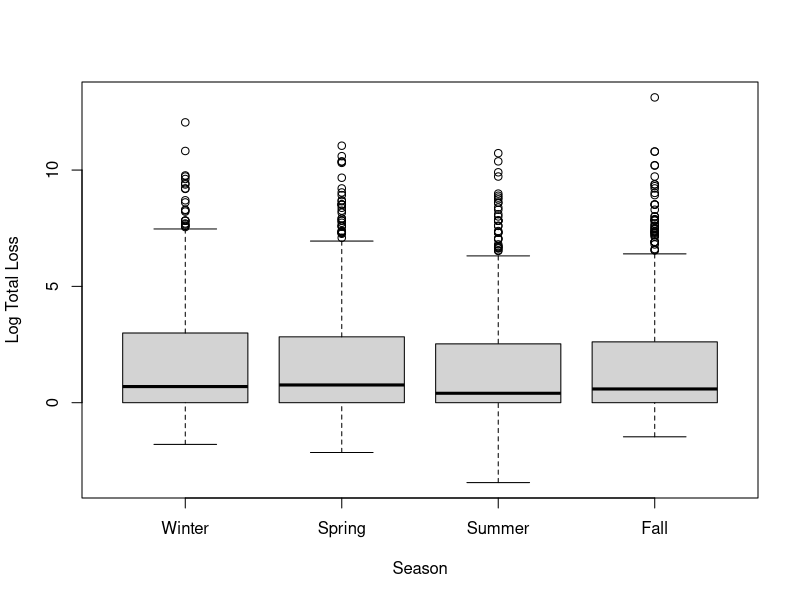

This figure's R source:
## ---- chunk 1
knitr::opts_chunk$set(echo = FALSE)
library(dplyr)
## ---- chunk 2
firedata <- read.csv("PropertyLoss.csv")

#creat the month collum
firedata$Month <-  months(as.Date(firedata$Alm_Date, "%m/%d/%Y"))

#Turn month into the season
firedata <- transform(firedata, Season= ifelse(firedata$Month == "January", "Winter",
                  ifelse(firedata$Month == "February", "Winter", 
                  ifelse(firedata$Month == "March", "Spring",
                  ifelse(firedata$Month == "April", "Spring",
                  ifelse(firedata$Month == "May", "Spring",
                  ifelse(firedata$Month == "June", "Summer",
                  ifelse(firedata$Month == "July", "Summer",
                  ifelse(firedata$Month == "August", "Summer",
                  ifelse(firedata$Month == "September", "Fall",
                  ifelse(firedata$Month == "October", "Fall",
                  ifelse(firedata$Month == "November", "Fall",
                  ifelse(firedata$Month == "December", "Winter","NULL")))))))))))))
## ---- chunk 3
#parse out the incident numbers
firedata$Incident.Num <- strtoi(substr(firedata$Inci_type,0,3))

#collum with the incident type
firedata <- transform(firedata,Incident.Type = 
                   ifelse(Incident.Num < "124", "Structure Fire", 
                   ifelse(Incident.Num < "139", "Vehicle Fire",
                   ifelse(Incident.Num < "165", "Outside Fire",
                   "Not a Fire"))))

#Create the percent loss
firedata$PercentLoss <- (as.numeric(firedata$Pre_Inci_Value)
                         / as.numeric(firedata$Total_Loss))

#filter out non fires
firedata <- filter(firedata, Incident.Type != "Not a Fire")
## ---- chunk 4
head(firedata[,c(11,13,14)])
## ---- chunk 5
#Anova test of total loss based on season
aovSeason = aov(PercentLoss ~ Season, data = firedata)
summary(aovSeason)
## ---- chunk 6
#Anova test of total loss based on Incident.Type
aovI = aov(PercentLoss ~ Incident.Type, data = firedata)
summary(aovI)
## ---- chunk 7
#Percent loss summary of each season based on incident type
firedata %>%
  group_by(Incident.Type) %>%
  summarize(Md = median(PercentLoss), Mean = mean(PercentLoss), SD = sd(PercentLoss), N = n())

## ---- chunk 8
#Winter Subset
winter <- firedata %>%
  filter(Season == "Winter") %>%
  group_by(Season) %>%
  select(Season, Incident.Type,Total_Loss,PercentLoss)

#Spring Subset
spring <- firedata %>%
  filter(Season == "Spring") %>%
  group_by(Season) %>%
  select(Season, Incident.Type,Total_Loss,PercentLoss)

#Summer Subset
summer <- firedata %>%
  filter(Season == "Summer") %>%
  group_by(Season) %>%
  select(Season, Incident.Type,Total_Loss,PercentLoss)

#Fall Subset
fall <- firedata %>%
  filter(Season == "Fall") %>%
  group_by(Season) %>%
  select(Season, Incident.Type,Total_Loss,PercentLoss)

#Box plot of all the subsets
boxplot(log(winter$PercentLoss),log(spring$PercentLoss),log(summer$PercentLoss),log(fall$PercentLoss),
        names = c("Winter","Spring","Summer","Fall"), xlab = "Season", ylab = "Log Total Loss")
## ---- chunk 9
#Percent loss summary of each season
firedata %>%
  group_by(Season) %>%
  summarize(Md = median(PercentLoss), Mean = mean(PercentLoss), SD = sd(PercentLoss), N = n())
## ---- chunk 10
#T test, spring and fall 
t.test(spring$PercentLoss,fall$PercentLoss)
## ---- chunk 11
#T test, winter and spring 
t.test(winter$PercentLoss,spring$PercentLoss)

#T test, winter and summer 
t.test(winter$PercentLoss,summer$PercentLoss)

#T test, winter and fall 
t.test(winter$PercentLoss,fall$PercentLoss)

#T test, spring and summer 
t.test(spring$PercentLoss,summer$PercentLoss)

#T test, spring and fall 
t.test(spring$PercentLoss,fall$PercentLoss)

#T test, summer and fall 
t.test(summer$PercentLoss,fall$PercentLoss)
